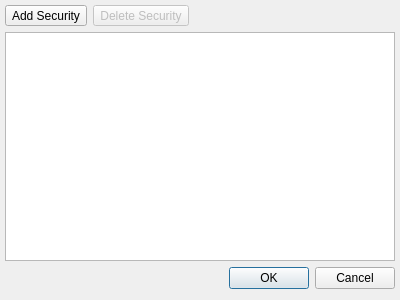
<?xml version="1.0" encoding="UTF-8"?>
<!--
QAccountant - personal accounting software
Copyright (C) 2025  Cole Blakley

This program is free software: you can redistribute it and/or modify
it under the terms of the GNU General Public License as published by
the Free Software Foundation, either version 3 of the License, or
(at your option) any later version.

This program is distributed in the hope that it will be useful,
but WITHOUT ANY WARRANTY; without even the implied warranty of
MERCHANTABILITY or FITNESS FOR A PARTICULAR PURPOSE.  See the
GNU General Public License for more details.

You should have received a copy of the GNU General Public License
along with this program.  If not, see <https://www.gnu.org/licenses/>.
-->
<ui version="4.0">
 <class>SecurityEditor</class>
 <widget class="QDialog" name="SecurityEditor">
  <property name="geometry">
   <rect>
    <x>0</x>
    <y>0</y>
    <width>400</width>
    <height>300</height>
   </rect>
  </property>
  <property name="windowTitle">
   <string>Security Editor</string>
  </property>
  <property name="modal">
   <bool>true</bool>
  </property>
  <layout class="QVBoxLayout">
   <property name="leftMargin">
    <number>5</number>
   </property>
   <property name="topMargin">
    <number>5</number>
   </property>
   <property name="rightMargin">
    <number>5</number>
   </property>
   <item>
    <layout class="QHBoxLayout" name="horizontalLayout">
     <item>
      <widget class="QToolButton" name="add_security">
       <property name="toolTip">
        <string>Add Security</string>
       </property>
       <property name="text">
        <string>Add Security</string>
       </property>
       <property name="icon">
        <iconset theme="QIcon::ThemeIcon::ListAdd"/>
       </property>
      </widget>
     </item>
     <item>
      <widget class="QToolButton" name="delete_security">
       <property name="enabled">
        <bool>false</bool>
       </property>
       <property name="toolTip">
        <string>Delete Security</string>
       </property>
       <property name="text">
        <string>Delete Security</string>
       </property>
       <property name="icon">
        <iconset theme="QIcon::ThemeIcon::ListRemove"/>
       </property>
      </widget>
     </item>
     <item>
      <spacer name="spacer">
       <property name="orientation">
        <enum>Qt::Orientation::Horizontal</enum>
       </property>
       <property name="sizeHint" stdset="0">
        <size>
         <width>0</width>
         <height>0</height>
        </size>
       </property>
      </spacer>
     </item>
    </layout>
   </item>
   <item>
    <widget class="QTableView" name="securities_view">
     <property name="showGrid">
      <bool>false</bool>
     </property>
     <property name="sortingEnabled">
      <bool>true</bool>
     </property>
     <property name="cornerButtonEnabled">
      <bool>false</bool>
     </property>
     <attribute name="horizontalHeaderStretchLastSection">
      <bool>true</bool>
     </attribute>
     <attribute name="verticalHeaderVisible">
      <bool>false</bool>
     </attribute>
    </widget>
   </item>
   <item>
    <widget class="QDialogButtonBox" name="buttonBox">
     <property name="orientation">
      <enum>Qt::Orientation::Horizontal</enum>
     </property>
     <property name="standardButtons">
      <set>QDialogButtonBox::StandardButton::Cancel|QDialogButtonBox::StandardButton::Ok</set>
     </property>
    </widget>
   </item>
  </layout>
 </widget>
 <resources/>
 <connections>
  <connection>
   <sender>buttonBox</sender>
   <signal>accepted()</signal>
   <receiver>SecurityEditor</receiver>
   <slot>accept()</slot>
   <hints>
    <hint type="sourcelabel">
     <x>248</x>
     <y>254</y>
    </hint>
    <hint type="destinationlabel">
     <x>157</x>
     <y>274</y>
    </hint>
   </hints>
  </connection>
  <connection>
   <sender>buttonBox</sender>
   <signal>rejected()</signal>
   <receiver>SecurityEditor</receiver>
   <slot>reject()</slot>
   <hints>
    <hint type="sourcelabel">
     <x>316</x>
     <y>260</y>
    </hint>
    <hint type="destinationlabel">
     <x>286</x>
     <y>274</y>
    </hint>
   </hints>
  </connection>
 </connections>
</ui>
